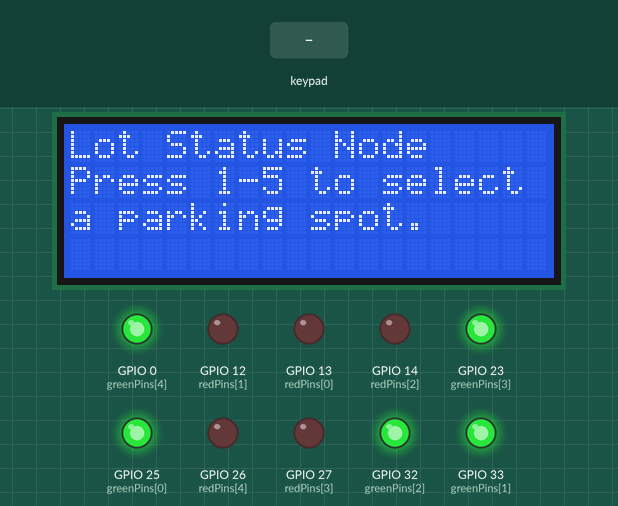
Bench run of a program on a simulated ESP32. Parts: 20×4 character LCD, output pins drawn as LEDs (lit = HIGH). The test bench sets the inputs (shaded band). WiFi joins after 1.5 s; servers stay silent unless stated; random numbers use the default seed unless the program sets one; no MQTT or app messages arrive unless stated.

Above: at 2.8 s.
2.9 s: keypad keys 1 9 1 8 5 1 7 # pressed 0.4 s apart
At 7.2 s:
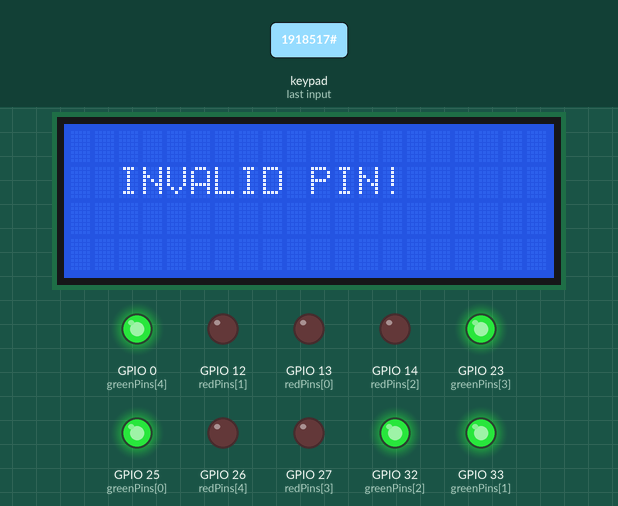
7.6 s: key '2' pressed
At 8.4 s:
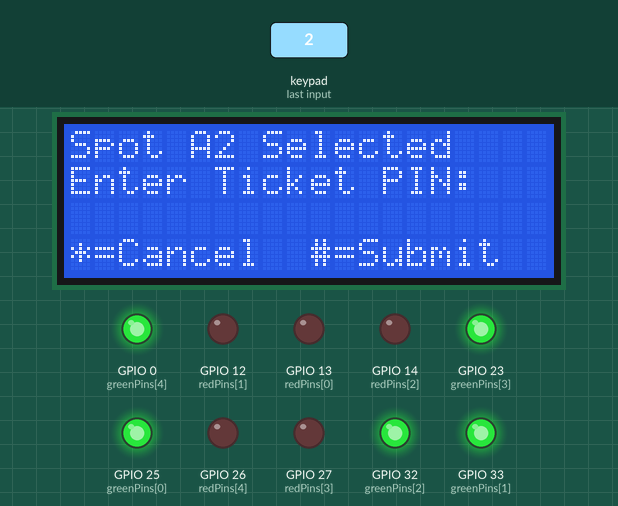
9.3 s: keypad keys 9 9 9 9 # pressed 0.4 s apart
At 11.7 s:
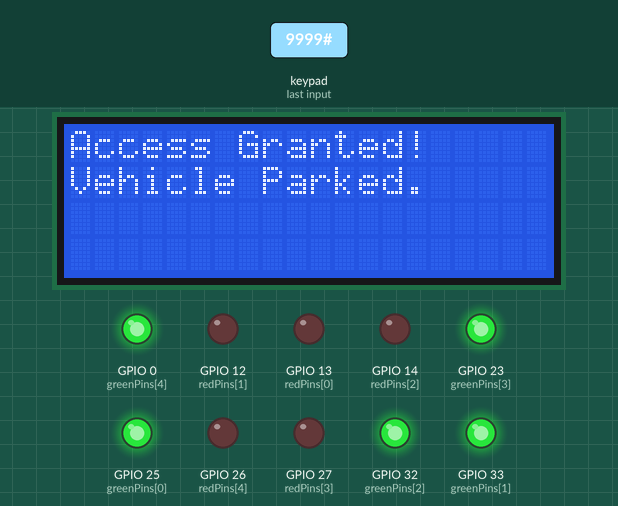
14.3 s: key '3' pressed
At 15.2 s:
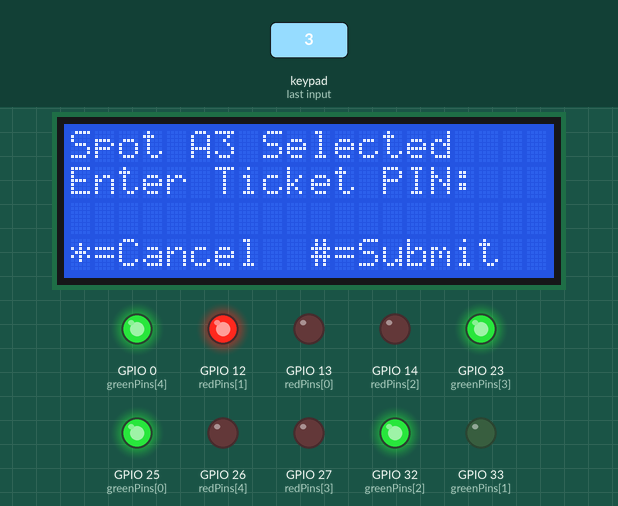
15.8 s: keypad keys 1 6 4 2 1 5 # pressed 0.4 s apart
At 19.1 s:
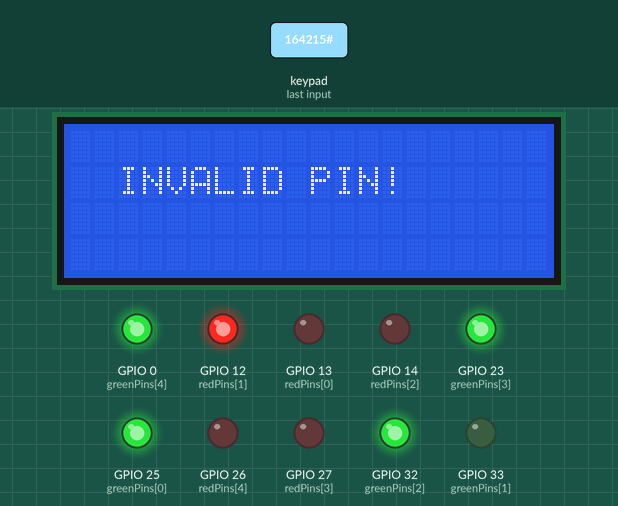
Timing chart, 0 to 20.6 s (numbered marks = the images above; inputs shaded):
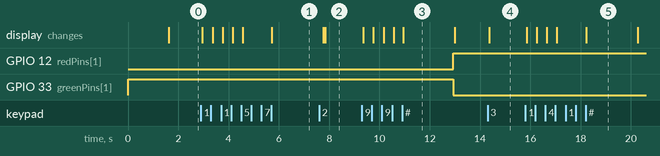

The program:

main.cpp
```cpp
#include <Arduino.h>
#include <WiFi.h>
#include <PubSubClient.h>
#include <LiquidCrystal_I2C.h>
#include <Keypad.h>

const char* ssid = "Wokwi-GUEST";
const char* password = "";
const char* mqtt_server = "172.18.168.57";

WiFiClient espClient;
PubSubClient client(espClient);
LiquidCrystal_I2C lcd(0x27, 20, 4);

const int NUM_SPOTS = 5;
const int redPins[NUM_SPOTS] = {13, 12, 14, 27, 26};
const int greenPins[NUM_SPOTS] = {25, 33, 32, 23, 0};

bool spotFree[NUM_SPOTS] = {true, true, true, true, true};
String spotPINs[NUM_SPOTS] = {"", "", "", "", ""};
unsigned long spotEntryTimes[NUM_SPOTS] = {0, 0, 0, 0, 0};
String lastLotState = "";
const int PARKING_RATE = 2;
const String MASTER_PIN = "9999";

// Keypad Setup
const byte ROWS = 4;
const byte COLS = 4;
char keys[ROWS][COLS] = {
  {'1','2','3','A'},
  {'4','5','6','B'},
  {'7','8','9','C'},
  {'*','0','#','D'}
};
byte rowPins[ROWS] = {19, 18, 5, 17};
byte colPins[COLS] = {16, 4, 2, 15};
Keypad keypad = Keypad(makeKeymap(keys), rowPins, colPins, ROWS, COLS);

enum UIState { UI_IDLE, UI_ENTER_PIN };
UIState currentState = UI_IDLE;
int selectedSpot = -1;
String inputBuffer = "";

void setSpotColor(int spotIdx) {
  if (spotFree[spotIdx]) {
    digitalWrite(redPins[spotIdx], LOW);
    digitalWrite(greenPins[spotIdx], HIGH);
  } else {
    digitalWrite(redPins[spotIdx], HIGH);
    digitalWrite(greenPins[spotIdx], LOW);
  }
}

void updateLCD() {
  lcd.clear();
  if (currentState == UI_IDLE) {
    lcd.setCursor(0, 0); lcd.print("Lot Status Node");
    lcd.setCursor(0, 1); lcd.print("Press 1-5 to select");
    lcd.setCursor(0, 2); lcd.print("a parking spot.");
  } else if (currentState == UI_ENTER_PIN) {
    lcd.setCursor(0, 0); lcd.print("Spot A" + String(selectedSpot + 1) + " Selected");
    lcd.setCursor(0, 1); lcd.print("Enter Ticket PIN:");
    lcd.setCursor(0, 2); lcd.print(inputBuffer);
    lcd.setCursor(0, 3); lcd.print("*=Cancel  #=Submit");
  }
}

void publishStatus() {
  String currentLotState = "";
  for (int i = 0; i < NUM_SPOTS; i++) {
    currentLotState += spotFree[i] ? "1" : "0";
  }
  if (currentLotState != lastLotState) {
    lastLotState = currentLotState;
    client.publish("parking/status", currentLotState.c_str(), true);
  }
}

void callback(char* topic, byte* payload, unsigned int length) {
  String msg = "";
  for (int i = 0; i < length; i++) msg += (char)payload[i];

  if (String(topic) == "parking/assign") {
    int comma1 = msg.indexOf(',');
    int comma2 = msg.indexOf(',', comma1 + 1);

    if (comma1 > 0 && comma2 > 0) {
      int spotIdx = msg.substring(0, comma1).toInt();
      String pin = msg.substring(comma1 + 1, comma2);
      unsigned long entryTime = msg.substring(comma2 + 1).toInt();

      spotPINs[spotIdx] = pin;
      // Note: spotEntryTimes is usually set when the car actually parks,
      // but we store the assigned PIN here.
      Serial.println("Spot A" + String(spotIdx + 1) + " PIN Assigned: " + pin);
    }
  }
}

void setup() {
  Serial.begin(115200);
  for (int i = 0; i < NUM_SPOTS; i++) {
    pinMode(redPins[i], OUTPUT);
    pinMode(greenPins[i], OUTPUT);
    setSpotColor(i);
  }
  lcd.init();
  lcd.backlight();
  WiFi.begin(ssid, password);
  while (WiFi.status() != WL_CONNECTED) delay(500);

  client.setServer(mqtt_server, 1883);
  client.setCallback(callback);
  updateLCD();
}

void loop() {
  if (!client.connected()) {
    while (!client.connected()) {
      String clientId = "ESP32_Lot_" + String(random(0xffff), HEX);
      if (client.connect(clientId.c_str())) {
        client.subscribe("parking/assign");
        publishStatus();
      } else {
        delay(5000);
      }
    }
  }
  client.loop();

  char key = keypad.getKey();
  if (key) {
    if (currentState == UI_IDLE) {
      if (key >= '1' && key <= '5') {
        selectedSpot = (key - '0') - 1;
        inputBuffer = "";
        currentState = UI_ENTER_PIN;
        updateLCD();
      }
    }
    else if (currentState == UI_ENTER_PIN) {
      if (key >= '0' && key <= '9' && inputBuffer.length() < 4) {
        inputBuffer += key;
        updateLCD();
      }
      else if (key == '*') {
        currentState = UI_IDLE;
        updateLCD();
      }
      else if (key == '#') {
        bool isUserPIN = (inputBuffer == spotPINs[selectedSpot] && spotPINs[selectedSpot] != "");
        bool isMasterPIN = (inputBuffer == MASTER_PIN);

        if (isUserPIN || isMasterPIN) {
          lcd.clear();

          if (!spotFree[selectedSpot]) {
            // VEHICLE IS EXITING
            unsigned long exitTime = millis() / 1000;
            unsigned long entryTime = spotEntryTimes[selectedSpot];

            lcd.setCursor(0, 0);
            lcd.print(isMasterPIN ? "ADMIN OVERRIDE" : "Vehicle Exited!");

            if (entryTime > 0) {
              unsigned long duration = exitTime - entryTime;
              unsigned long totalCost = duration * PARKING_RATE;
              lcd.setCursor(0, 1); lcd.print("Time: " + String(duration) + "s");
              lcd.setCursor(0, 2); lcd.print("Fee: Rs." + String(totalCost));
            }

            spotPINs[selectedSpot] = "";
            spotEntryTimes[selectedSpot] = 0;
            spotFree[selectedSpot] = true; // Mark as free
            delay(4000);
          }
          else {
            // VEHICLE IS PARKING
            spotEntryTimes[selectedSpot] = millis() / 1000;
            spotFree[selectedSpot] = false; // Mark as occupied

            lcd.setCursor(0, 0); lcd.print("Access Granted!");
            lcd.setCursor(0, 1); lcd.print("Vehicle Parked.");
            delay(2000);
          }

          setSpotColor(selectedSpot); // Update the LEDs
          publishStatus();            // Notify MQTT
        } else {
          lcd.clear();
          lcd.setCursor(0, 1); lcd.print("  INVALID PIN!  ");
          delay(2000);
        }
        currentState = UI_IDLE;
        updateLCD();
      }
    }
  }
}
```

Measured:
- after the input at 2.9 s, the display: first changes after 0.06 s (image 1 shows a later state)
- after the input at 9.3 s, GPIO 12 (redPins[1]): LOW → HIGH after 3.6 s; GPIO 33 (greenPins[1]): HIGH → LOW after 3.6 s; the display: first changes after 0.06 s (image 3 shows a later state)
- after the input at 14.3 s, the display: changes after 0.06 s (image 4)
- after the input at 15.8 s, the display: first changes after 0.05 s (image 5 shows a later state)
- what the display in image 3 shows lasts 2.1 s, from 10.9 s to 13.0 s
